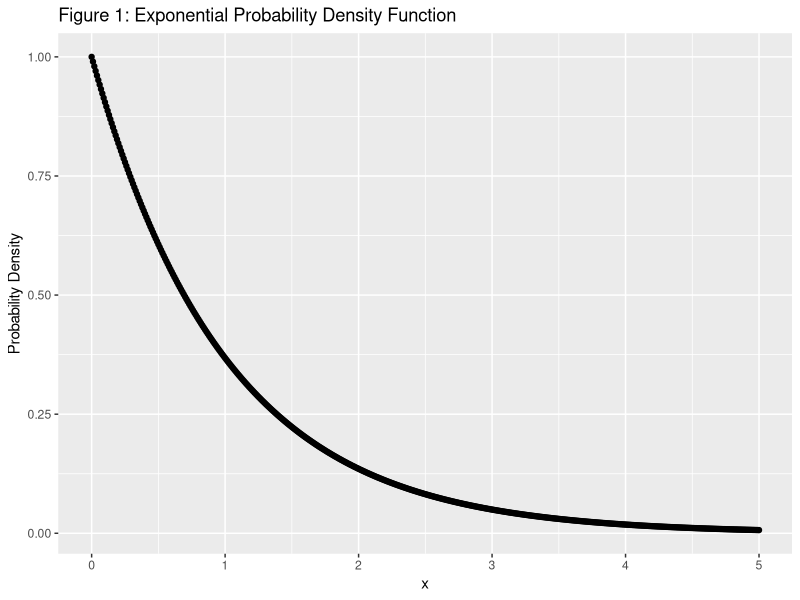
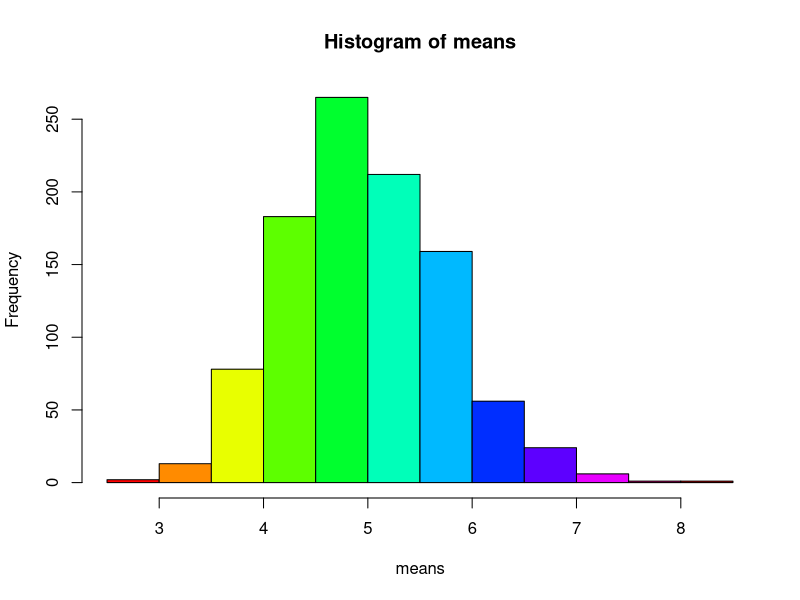

These figures' R source, in order:
## ---- chunk 1
knitr::opts_chunk$set(fig.path = "figure/")
set.seed(12345)
library(ggplot2)
## ---- chunk 2
x <- seq(0.0, 5.0, 0.01)
y <- dexp(x)
qplot(x, y, type="l", xlab = "x", ylab = "Probability Density", main = "Figure 1: Exponential Probability Density Function")
## ---- chunk 3
means = NULL
for (i in 1 : 1000)
    means = c(means, mean(rexp(40, rate = .2)))
breaks <- quantile(means,seq(0, 1, by = 0.1))
hist(means, col = rainbow(length(breaks)))
## ---- chunk 4
sessionInfo()
